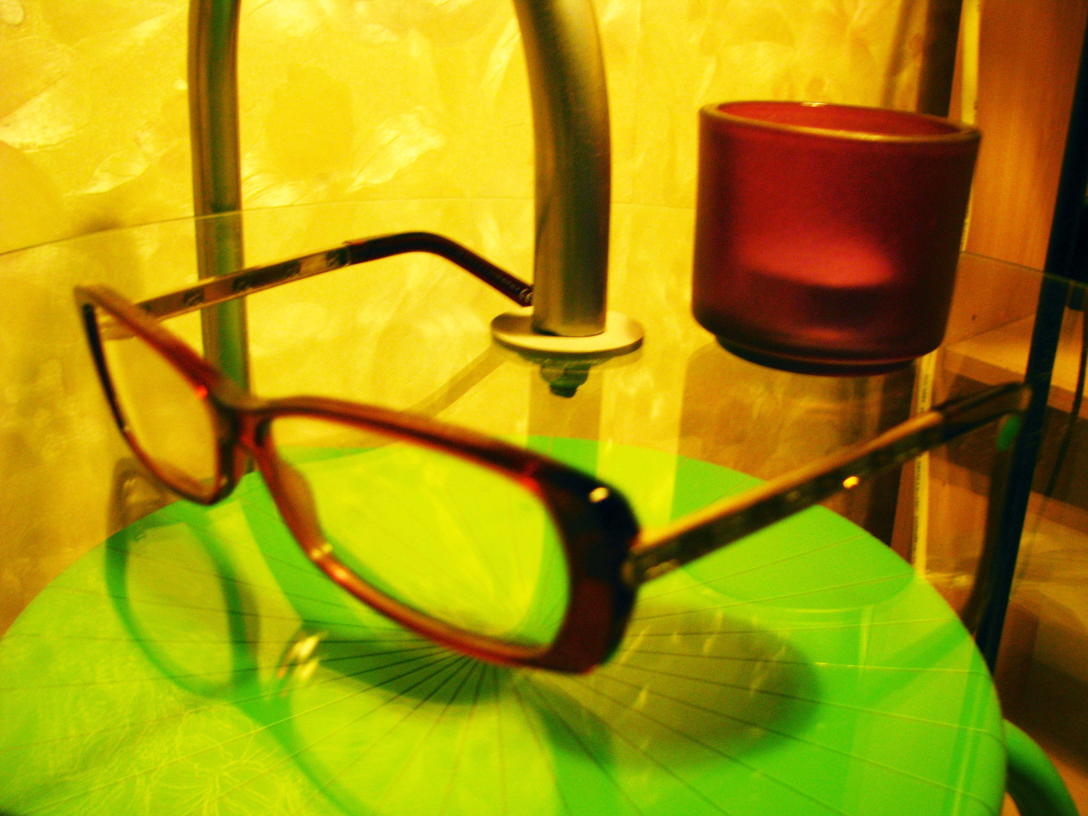
#> input picture project_data/images/DIS-TE1_1#Accessories#3#Eyeglasses#3530574307_5df2551eb7_o.jpg, 3264 x 2448 px (shown at 1/3 size)
$ python -i preprocessing.py   (imports and definitions only)
#> lines starting #> are read from the running program, lines starting #| are printed output that depends on the picture
"""
Preprocessing Module for Classical CV Segmentation Project

This module provides standardized preprocessing functions
to ensure fair comparison across all segmentation methods.
"""

import numpy as np
import cv2

def preprocess_image(image, target_size=(512, 512), apply_denoising=False):
    """
    Standardized preprocessing for all segmentation methods.
    Must be identical across all methods for fair comparison.

    Args:
        image: Input RGB image (H x W x 3)
        target_size: Target dimensions (width, height)
        apply_denoising: Whether to apply bilateral filter

    Returns:
        preprocessed: Preprocessed image ready for segmentation
    """
    # Resize to standard dimensions
    preprocessed = cv2.resize(image, target_size, interpolation=cv2.INTER_LINEAR)

    # Optional: Denoise while preserving edges
    if apply_denoising:
        preprocessed = cv2.bilateralFilter(
            preprocessed,
            d=9,
            sigmaColor=75,
            sigmaSpace=75
        )

    # Normalize to [0, 255] range
    preprocessed = cv2.normalize(
        preprocessed,
        None,
        0,
        255,
        cv2.NORM_MINMAX
    ).astype(np.uint8)

    return preprocessed

def load_image_pair(img_path, mask_path):
    """
    Load image and mask pair

    Args:
        img_path: Path to image file
        mask_path: Path to mask file

    Returns:
        image: RGB image
        mask: Binary mask
    """
    # Load image (BGR -> RGB)
    image = cv2.imread(str(img_path))
    image = cv2.cvtColor(image, cv2.COLOR_BGR2RGB)

    # Load mask (grayscale)
    mask = cv2.imread(str(mask_path), cv2.IMREAD_GRAYSCALE)

    return image, mask

>>> import cv2
>>> picture = cv2.imread('../project_data/images/DIS-TE1_1#Accessories#3#Eyeglasses#3530574307_5df2551eb7_o.jpg')
#> picture is the input picture: shape (2448, 3264, 3); mean B, G, R 11, 147.5, 164.4
>>> result = preprocess_image(picture)
#> in preprocess_image, `preprocessed = cv2.resize(image, target_size, interpolation=cv2.INTER_..`:
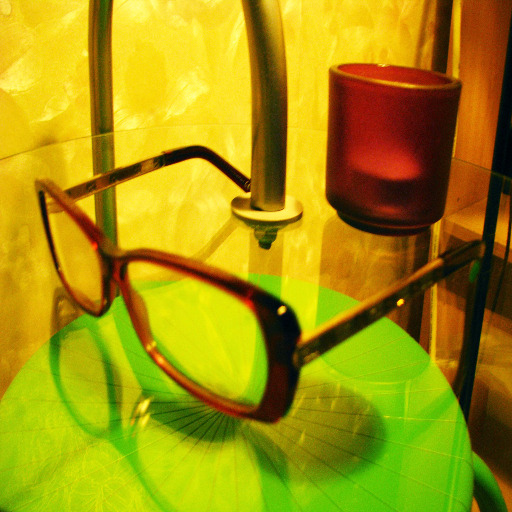
#> preprocessed: shape (512, 512, 3); mean B, G, R 11, 147.4, 164.3

$ run again, on project_data/images/DIS-TE1_1#Accessories#3#Eyeglasses#4714861082_d837a5be81_o.jpg
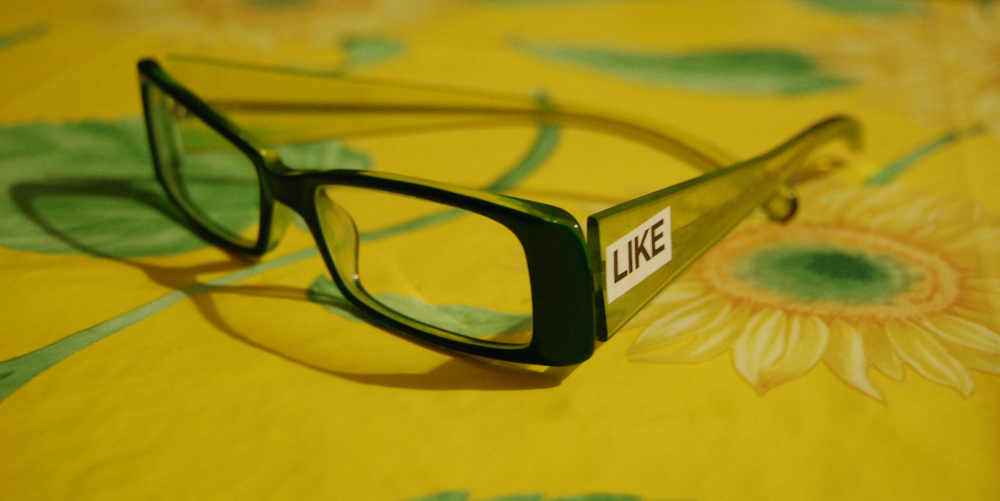
#> input picture project_data/images/DIS-TE1_1#Accessories#3#Eyeglasses#4714861082_d837a5be81_o.jpg, 3000 x 1503 px (shown at 1/3 size)
#> picture is the input picture: shape (1503, 3000, 3); mean B, G, R 20.1, 140.3, 160.3
#> in preprocess_image, `preprocessed = cv2.resize(image, target_size, interpolation=cv2.INTER_..`:
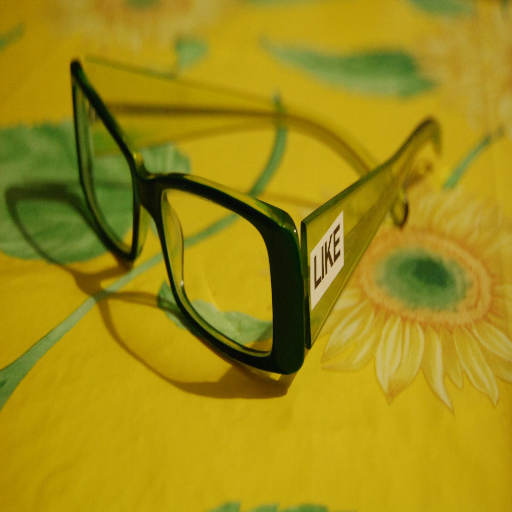
#> preprocessed: shape (512, 512, 3); mean B, G, R 20, 140.2, 160.2

$ run again, on project_data/images/DIS-TE1_1#Accessories#3#Eyeglasses#47958244331_9e28e009c1_o.jpg
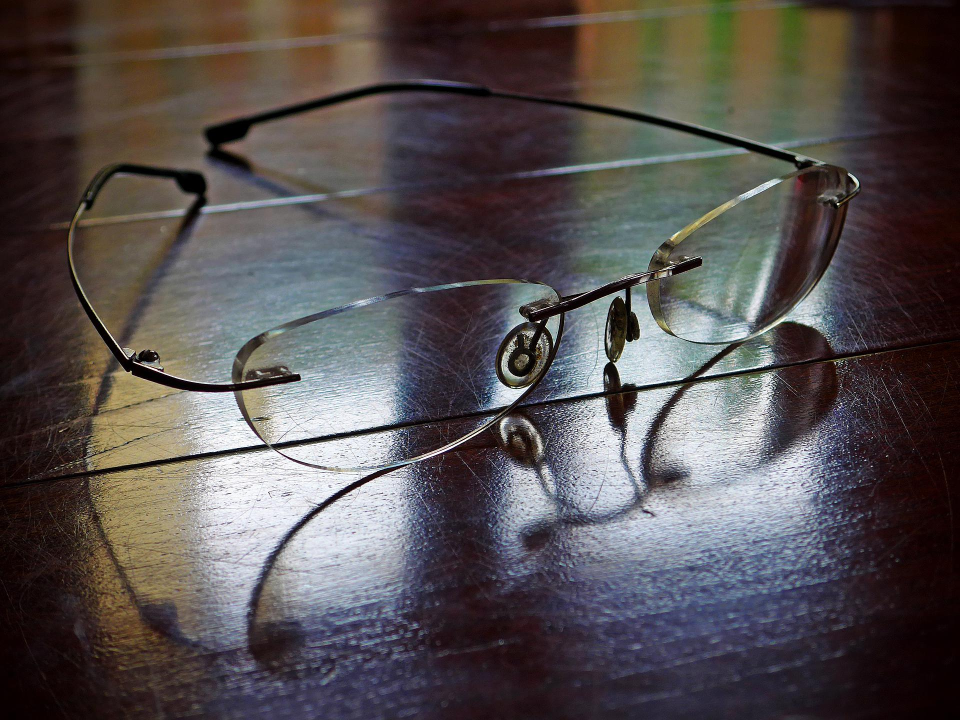
#> input picture project_data/images/DIS-TE1_1#Accessories#3#Eyeglasses#47958244331_9e28e009c1_o.jpg, 1920 x 1440 px (shown at 1/2 size)
#> picture is the input picture: shape (1440, 1920, 3); mean B, G, R 79.6, 79.3, 85.6
#> in preprocess_image, `preprocessed = cv2.resize(image, target_size, interpolation=cv2.INTER_..`:
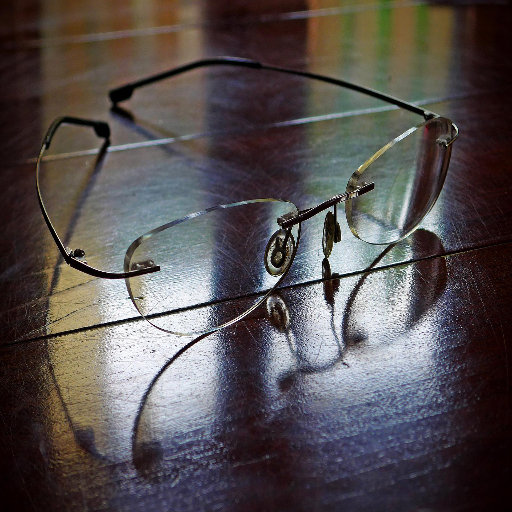
#> preprocessed: shape (512, 512, 3); mean B, G, R 79.4, 79.2, 85.5

$ run again, on project_data/images/DIS-TE1_10#Frame#3#BicycleStand#5279788922_16b4cca5bb_o.jpg
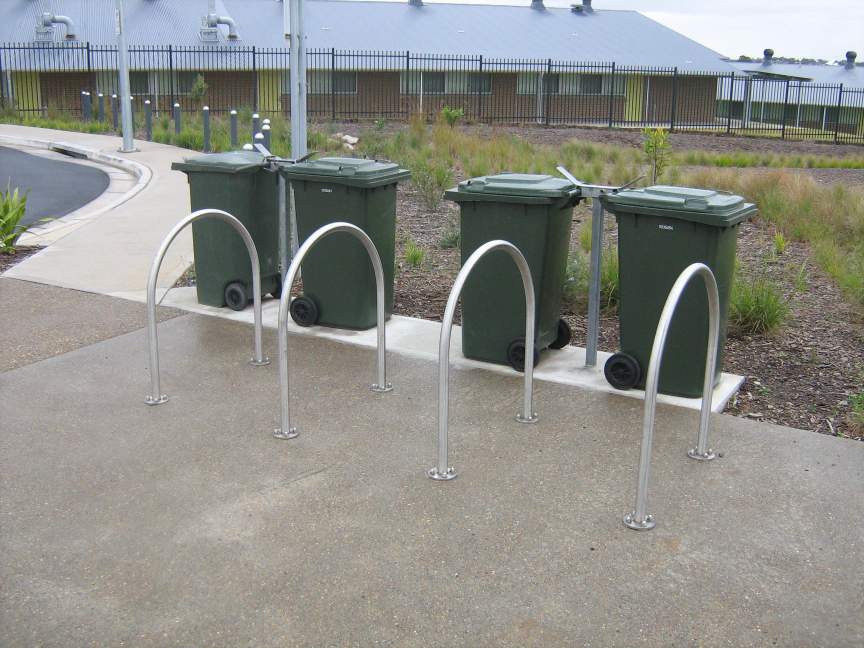
#> input picture project_data/images/DIS-TE1_10#Frame#3#BicycleStand#5279788922_16b4cca5bb_o.jpg, 2592 x 1944 px (shown at 1/3 size)
#> picture is the input picture: shape (1944, 2592, 3); mean B, G, R 136.8, 142.3, 141.5
#> in preprocess_image, `preprocessed = cv2.resize(image, target_size, interpolation=cv2.INTER_..`:
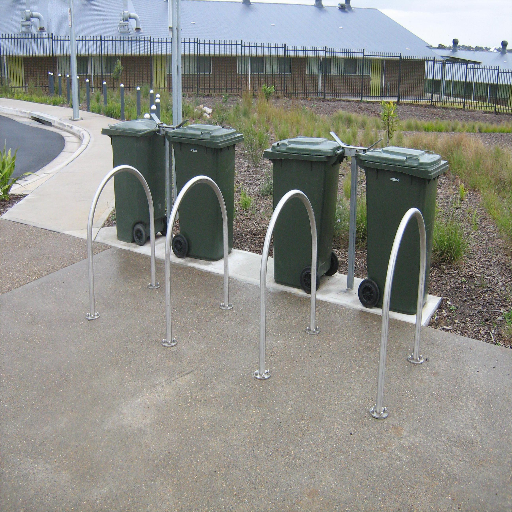
#> preprocessed: shape (512, 512, 3); mean B, G, R 136.7, 142.2, 141.4
